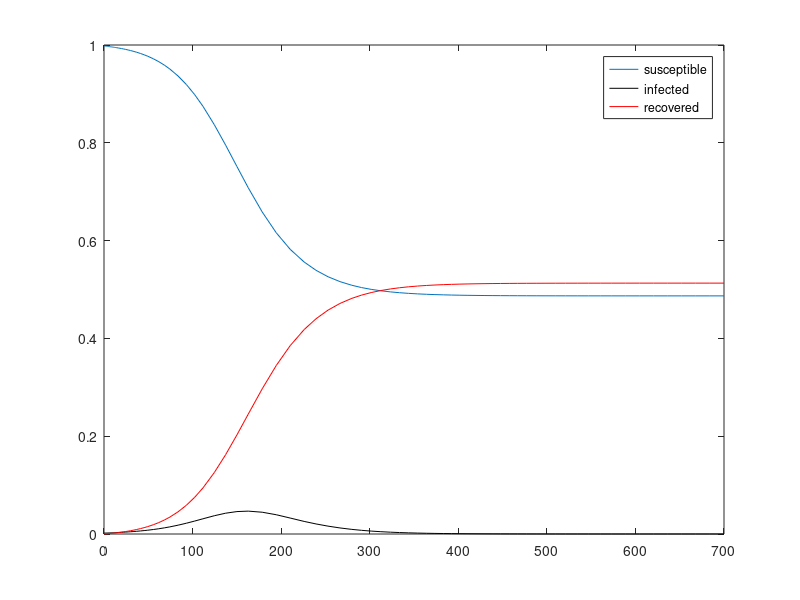

Source code (MATLAB):
%x(1) is Susceptible, x(2) is Infected, x(3) is Recovered
%D = 1 / b is days to recover from disease, i.e. 14 days. b = 1 / 14
%R_0 = a / b; assuming R_0 = 1.4, we know a = R_0 * b = 1.4 / 14 = 0.1
a = 0.1; %Contact rate
b = 1 / 14; %Recovery rate

f = @(t,x) [-a*x(1)*x(2);a*x(1)*x(2)-b*x(2);b*x(2)];

s0 = 0.998;
i0 = 0.002; %assuming 0.2% of the population is infected
r0 = 0;

tfinal = 700;

[t,xa] = ode45(f,[0 tfinal], [s0 i0 r0]);
 plot(t,xa(:,1))
 hold on
 plot(t,xa(:,2),'k')
 plot(t,xa(:,3),'r')
 hold off

 
 legend({'susceptible','infected', 'recovered'},'Location','northeast')
